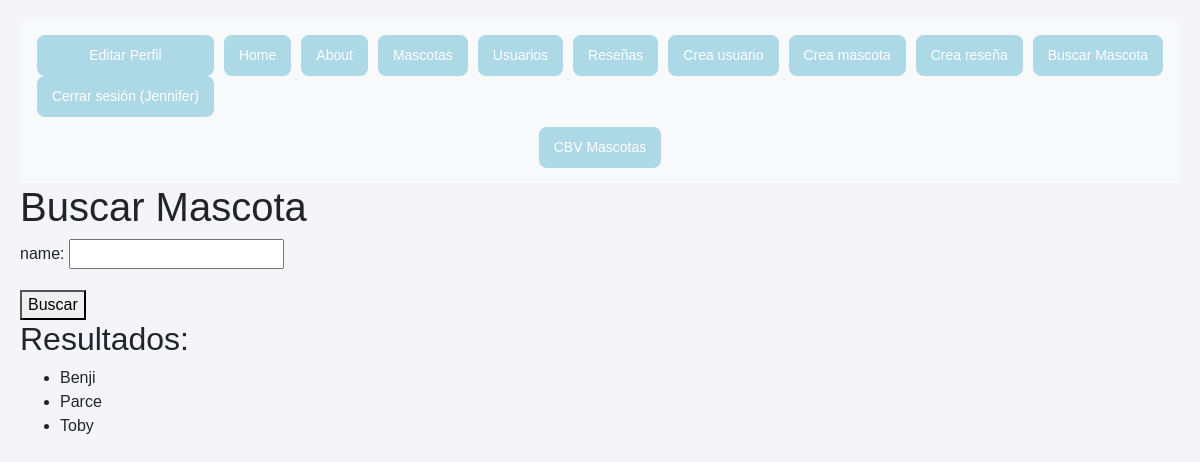
The app's page /buscar_mascota/ (signed in), older data.
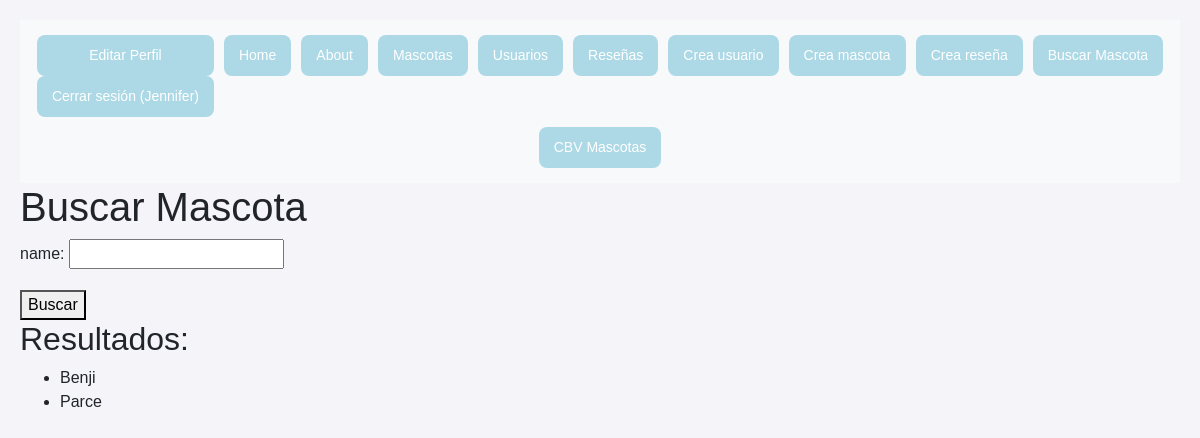
The same page, newer data.
### myapp/models.py (models this page shows, shortened)
class Mascota(models.Model):
    name = models.CharField(max_length=200)
    raza = models.CharField(max_length=200, default="Desconocida")
    edad = models.IntegerField(default=0)
    usuario = models.ForeignKey(Usuario, on_delete=models.CASCADE, default=1)

### myapp/views.py (the view)
# urls.py: path('buscar_mascota/', views.buscar_mascota),
@login_required(login_url='accounts:login')
def buscar_mascota(request):
    form = BuscarMascotaForm(request.GET)
    mascotas = Mascota.objects.all()
    if form.is_valid():
        nombre = form.cleaned_data.get('name')
        if nombre:
            mascotas = Mascota.objects.filter(name__icontains=nombre)
    return render(request, 'mascotas/buscar_mascota.html', {'form': form, 'mascotas': mascotas})

### myapp/forms.py
class BuscarMascotaForm(forms.Form):
    name = forms.CharField(label='name', required=False)

### myapp/templates/mascotas/buscar_mascota.html
{% extends "layouts/base.html" %}
{% block content %}
  <h1>Buscar Mascota</h1>
  <form method="get">
    {{ form.as_p }}
    <button type="submit">Buscar</button>
  </form>
  {% if mascotas %}
    <h2>Resultados:</h2>
    <ul>
      {% for mascota in mascotas %}
        <li>{{ mascota.name }}</li>
      {% empty %}
        <p>No se encontraron mascotas.</p>
      {% endfor %}
    </ul>
  {% endif %}
{% endblock %}

Row changes from the older to the newer data that the page shows:
removed Mascota: name "Toby"
